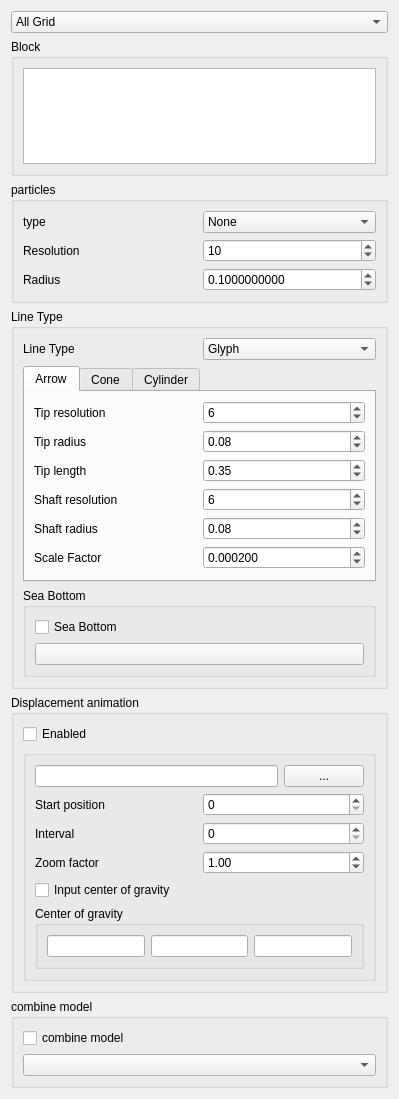
<?xml version="1.0" encoding="UTF-8"?>
<ui version="4.0">
 <class>DataSourcePropForm</class>
 <widget class="QWidget" name="DataSourcePropForm">
  <property name="geometry">
   <rect>
    <x>0</x>
    <y>0</y>
    <width>399</width>
    <height>1099</height>
   </rect>
  </property>
  <property name="windowTitle">
   <string>Data Source Property</string>
  </property>
  <layout class="QVBoxLayout" name="verticalLayout_10">
   <item>
    <widget class="QComboBox" name="grid_blocks_comboBox">
     <item>
      <property name="text">
       <string>All Grid</string>
      </property>
     </item>
     <item>
      <property name="text">
       <string>Blocks</string>
      </property>
     </item>
    </widget>
   </item>
   <item>
    <widget class="QGroupBox" name="block_groupBox">
     <property name="title">
      <string>Block</string>
     </property>
     <layout class="QVBoxLayout" name="verticalLayout_5">
      <property name="leftMargin">
       <number>9</number>
      </property>
      <property name="topMargin">
       <number>9</number>
      </property>
      <property name="rightMargin">
       <number>9</number>
      </property>
      <property name="bottomMargin">
       <number>9</number>
      </property>
      <item>
       <widget class="QListWidget" name="block_listWidget"/>
      </item>
     </layout>
    </widget>
   </item>
   <item>
    <widget class="QGroupBox" name="particles_groupBox">
     <property name="title">
      <string>particles</string>
     </property>
     <layout class="QGridLayout" name="gridLayout_4">
      <item row="0" column="0">
       <widget class="QLabel" name="label_17">
        <property name="text">
         <string>type</string>
        </property>
       </widget>
      </item>
      <item row="0" column="1">
       <widget class="QComboBox" name="particlesType_comboBox">
        <item>
         <property name="text">
          <string>None</string>
         </property>
        </item>
        <item>
         <property name="text">
          <string>Sphere</string>
         </property>
        </item>
       </widget>
      </item>
      <item row="1" column="0">
       <widget class="QLabel" name="resolution">
        <property name="text">
         <string>Resolution</string>
        </property>
       </widget>
      </item>
      <item row="1" column="1">
       <widget class="QSpinBox" name="particlesRes_spinBox">
        <property name="minimum">
         <number>3</number>
        </property>
        <property name="maximum">
         <number>20</number>
        </property>
        <property name="value">
         <number>10</number>
        </property>
       </widget>
      </item>
      <item row="2" column="0">
       <widget class="QLabel" name="label_10">
        <property name="text">
         <string>Radius</string>
        </property>
       </widget>
      </item>
      <item row="2" column="1">
       <widget class="QDoubleSpinBox" name="particlesRadius_doubleSpinBox">
        <property name="decimals">
         <number>10</number>
        </property>
        <property name="minimum">
         <double>0.000000000000000</double>
        </property>
        <property name="singleStep">
         <double>0.001000000000000</double>
        </property>
        <property name="value">
         <double>0.100000000000000</double>
        </property>
       </widget>
      </item>
     </layout>
    </widget>
   </item>
   <item>
    <widget class="QGroupBox" name="lineType_groupBox">
     <property name="title">
      <string>Line Type</string>
     </property>
     <layout class="QVBoxLayout" name="verticalLayout_7">
      <item>
       <layout class="QHBoxLayout" name="horizontalLayout">
        <item>
         <widget class="QLabel" name="label">
          <property name="text">
           <string>Line Type</string>
          </property>
         </widget>
        </item>
        <item>
         <widget class="QComboBox" name="lineType_comboBox">
          <item>
           <property name="text">
            <string>Glyph</string>
           </property>
          </item>
          <item>
           <property name="text">
            <string>Line</string>
           </property>
          </item>
         </widget>
        </item>
       </layout>
      </item>
      <item>
       <widget class="QTabWidget" name="lineType_tabWidget">
        <property name="currentIndex">
         <number>0</number>
        </property>
        <widget class="QWidget" name="tab">
         <attribute name="title">
          <string>Arrow</string>
         </attribute>
         <layout class="QVBoxLayout" name="verticalLayout">
          <item>
           <layout class="QGridLayout" name="gridLayout">
            <item row="0" column="0">
             <widget class="QLabel" name="label_2">
              <property name="text">
               <string>Tip resolution</string>
              </property>
             </widget>
            </item>
            <item row="0" column="1">
             <widget class="QSpinBox" name="tipRes_spinBox">
              <property name="minimum">
               <number>1</number>
              </property>
              <property name="maximum">
               <number>128</number>
              </property>
              <property name="value">
               <number>6</number>
              </property>
              <property name="displayIntegerBase">
               <number>10</number>
              </property>
             </widget>
            </item>
            <item row="1" column="0">
             <widget class="QLabel" name="label_3">
              <property name="text">
               <string>Tip radius</string>
              </property>
             </widget>
            </item>
            <item row="1" column="1">
             <widget class="QDoubleSpinBox" name="tipRad_doubleSpinBox">
              <property name="maximum">
               <double>1.000000000000000</double>
              </property>
              <property name="singleStep">
               <double>0.010000000000000</double>
              </property>
              <property name="value">
               <double>0.080000000000000</double>
              </property>
             </widget>
            </item>
            <item row="2" column="0">
             <widget class="QLabel" name="label_4">
              <property name="text">
               <string>Tip length</string>
              </property>
             </widget>
            </item>
            <item row="2" column="1">
             <widget class="QDoubleSpinBox" name="tipLen_doubleSpinBox">
              <property name="maximum">
               <double>1.000000000000000</double>
              </property>
              <property name="singleStep">
               <double>0.010000000000000</double>
              </property>
              <property name="value">
               <double>0.350000000000000</double>
              </property>
             </widget>
            </item>
            <item row="3" column="0">
             <widget class="QLabel" name="label_5">
              <property name="text">
               <string>Shaft resolution</string>
              </property>
             </widget>
            </item>
            <item row="3" column="1">
             <widget class="QSpinBox" name="shaftRes_spinBox">
              <property name="minimum">
               <number>1</number>
              </property>
              <property name="maximum">
               <number>128</number>
              </property>
              <property name="value">
               <number>6</number>
              </property>
             </widget>
            </item>
            <item row="4" column="0">
             <widget class="QLabel" name="label_6">
              <property name="text">
               <string>Shaft radius</string>
              </property>
             </widget>
            </item>
            <item row="4" column="1">
             <widget class="QDoubleSpinBox" name="shaftRad_doubleSpinBox">
              <property name="maximum">
               <double>1.000000000000000</double>
              </property>
              <property name="singleStep">
               <double>0.010000000000000</double>
              </property>
              <property name="value">
               <double>0.080000000000000</double>
              </property>
             </widget>
            </item>
            <item row="5" column="0">
             <widget class="QLabel" name="scaleFactor_label">
              <property name="text">
               <string>Scale Factor</string>
              </property>
             </widget>
            </item>
            <item row="5" column="1">
             <widget class="QDoubleSpinBox" name="scaleFactor_doubleSpinBox">
              <property name="decimals">
               <number>6</number>
              </property>
              <property name="maximum">
               <double>0.010000000000000</double>
              </property>
              <property name="singleStep">
               <double>0.000010000000000</double>
              </property>
              <property name="value">
               <double>0.000200000000000</double>
              </property>
             </widget>
            </item>
           </layout>
          </item>
          <item>
           <spacer name="verticalSpacer_4">
            <property name="orientation">
             <enum>Qt::Vertical</enum>
            </property>
            <property name="sizeHint" stdset="0">
             <size>
              <width>20</width>
              <height>0</height>
             </size>
            </property>
           </spacer>
          </item>
         </layout>
        </widget>
        <widget class="QWidget" name="tab_2">
         <attribute name="title">
          <string>Cone</string>
         </attribute>
         <layout class="QVBoxLayout" name="verticalLayout_3">
          <item>
           <layout class="QGridLayout" name="gridLayout_2">
            <item row="0" column="0">
             <widget class="QLabel" name="label_7">
              <property name="text">
               <string>Resolution</string>
              </property>
             </widget>
            </item>
            <item row="0" column="1">
             <layout class="QHBoxLayout" name="horizontalLayout_2">
              <item>
               <widget class="QSlider" name="Res_cone_horizontalSlider">
                <property name="minimum">
                 <number>1</number>
                </property>
                <property name="maximum">
                 <number>10</number>
                </property>
                <property name="value">
                 <number>6</number>
                </property>
                <property name="orientation">
                 <enum>Qt::Horizontal</enum>
                </property>
               </widget>
              </item>
              <item>
               <widget class="QLineEdit" name="Res_cone_lineEdit">
                <property name="text">
                 <string>6</string>
                </property>
                <property name="readOnly">
                 <bool>true</bool>
                </property>
               </widget>
              </item>
             </layout>
            </item>
            <item row="1" column="0">
             <widget class="QLabel" name="label_8">
              <property name="text">
               <string>Radius</string>
              </property>
             </widget>
            </item>
            <item row="1" column="1">
             <layout class="QHBoxLayout" name="horizontalLayout_3">
              <item>
               <widget class="QDoubleSpinBox" name="RadCone_doubleSpinBox">
                <property name="minimum">
                 <double>0.000000000000000</double>
                </property>
                <property name="maximum">
                 <double>10.000000000000000</double>
                </property>
                <property name="singleStep">
                 <double>0.010000000000000</double>
                </property>
                <property name="value">
                 <double>0.100000000000000</double>
                </property>
               </widget>
              </item>
              <item>
               <widget class="QLabel" name="label_9">
                <property name="text">
                 <string>Height</string>
                </property>
               </widget>
              </item>
              <item>
               <widget class="QDoubleSpinBox" name="ConeHei_doubleSpinBox">
                <property name="maximum">
                 <double>10.000000000000000</double>
                </property>
                <property name="singleStep">
                 <double>0.010000000000000</double>
                </property>
                <property name="value">
                 <double>0.600000000000000</double>
                </property>
               </widget>
              </item>
             </layout>
            </item>
            <item row="2" column="0">
             <widget class="QLabel" name="center_Cone_label">
              <property name="text">
               <string>Center</string>
              </property>
             </widget>
            </item>
            <item row="2" column="1">
             <layout class="QHBoxLayout" name="horizontalLayout_4">
              <item>
               <widget class="QLineEdit" name="centerX_Cone_lineEdit">
                <property name="text">
                 <string>0</string>
                </property>
               </widget>
              </item>
              <item>
               <widget class="QLineEdit" name="centerY_Cone_lineEdit">
                <property name="text">
                 <string>0</string>
                </property>
               </widget>
              </item>
              <item>
               <widget class="QLineEdit" name="centerZ_Cone_lineEdit">
                <property name="text">
                 <string>0</string>
                </property>
               </widget>
              </item>
             </layout>
            </item>
            <item row="3" column="0">
             <widget class="QLabel" name="direction_Cone_label">
              <property name="text">
               <string>Direction</string>
              </property>
             </widget>
            </item>
            <item row="3" column="1">
             <layout class="QHBoxLayout" name="horizontalLayout_5">
              <item>
               <widget class="QLineEdit" name="DirX_lineEdit">
                <property name="text">
                 <string>1</string>
                </property>
               </widget>
              </item>
              <item>
               <widget class="QLineEdit" name="DirY_lineEdit">
                <property name="text">
                 <string>0</string>
                </property>
               </widget>
              </item>
              <item>
               <widget class="QLineEdit" name="DirZ_lineEdit">
                <property name="text">
                 <string>0</string>
                </property>
               </widget>
              </item>
             </layout>
            </item>
           </layout>
          </item>
          <item>
           <spacer name="verticalSpacer_3">
            <property name="orientation">
             <enum>Qt::Vertical</enum>
            </property>
            <property name="sizeHint" stdset="0">
             <size>
              <width>20</width>
              <height>24</height>
             </size>
            </property>
           </spacer>
          </item>
         </layout>
        </widget>
        <widget class="QWidget" name="tab_3">
         <attribute name="title">
          <string>Cylinder</string>
         </attribute>
         <layout class="QVBoxLayout" name="verticalLayout_4">
          <item>
           <layout class="QGridLayout" name="gridLayout_3">
            <item row="0" column="0">
             <widget class="QLabel" name="label_15">
              <property name="text">
               <string>Tip resolution</string>
              </property>
             </widget>
            </item>
            <item row="0" column="1">
             <layout class="QHBoxLayout" name="horizontalLayout_6">
              <item>
               <widget class="QSlider" name="Res_Cylinder_horizontalSlider">
                <property name="minimum">
                 <number>1</number>
                </property>
                <property name="maximum">
                 <number>10</number>
                </property>
                <property name="singleStep">
                 <number>1</number>
                </property>
                <property name="value">
                 <number>6</number>
                </property>
                <property name="orientation">
                 <enum>Qt::Horizontal</enum>
                </property>
               </widget>
              </item>
              <item>
               <widget class="QLineEdit" name="Res_Cylinder_lineEdit">
                <property name="text">
                 <string>6</string>
                </property>
                <property name="readOnly">
                 <bool>true</bool>
                </property>
               </widget>
              </item>
             </layout>
            </item>
            <item row="1" column="0">
             <widget class="QLabel" name="label_14">
              <property name="text">
               <string>Radius</string>
              </property>
             </widget>
            </item>
            <item row="1" column="1">
             <layout class="QHBoxLayout" name="horizontalLayout_7">
              <item>
               <widget class="QDoubleSpinBox" name="RadCylinder_doubleSpinBox">
                <property name="maximum">
                 <double>10.000000000000000</double>
                </property>
                <property name="singleStep">
                 <double>0.010000000000000</double>
                </property>
                <property name="value">
                 <double>0.100000000000000</double>
                </property>
               </widget>
              </item>
              <item>
               <widget class="QLabel" name="label_12">
                <property name="text">
                 <string>Height</string>
                </property>
               </widget>
              </item>
              <item>
               <widget class="QDoubleSpinBox" name="HeiCylinder_doubleSpinBox">
                <property name="minimum">
                 <double>0.000000000000000</double>
                </property>
                <property name="maximum">
                 <double>10.000000000000000</double>
                </property>
                <property name="singleStep">
                 <double>0.010000000000000</double>
                </property>
                <property name="value">
                 <double>0.100000000000000</double>
                </property>
               </widget>
              </item>
             </layout>
            </item>
            <item row="2" column="0">
             <widget class="QLabel" name="center_Cylinder_label">
              <property name="text">
               <string>Center</string>
              </property>
             </widget>
            </item>
            <item row="2" column="1">
             <layout class="QHBoxLayout" name="horizontalLayout_8">
              <item>
               <widget class="QLineEdit" name="CenterX_Cylinder_lineEdit">
                <property name="text">
                 <string>0</string>
                </property>
               </widget>
              </item>
              <item>
               <widget class="QLineEdit" name="CenterY_Cylinder_lineEdit">
                <property name="text">
                 <string>0</string>
                </property>
               </widget>
              </item>
              <item>
               <widget class="QLineEdit" name="CenterZ_Cylinder_lineEdit">
                <property name="text">
                 <string>0</string>
                </property>
               </widget>
              </item>
             </layout>
            </item>
           </layout>
          </item>
          <item>
           <spacer name="verticalSpacer_2">
            <property name="orientation">
             <enum>Qt::Vertical</enum>
            </property>
            <property name="sizeHint" stdset="0">
             <size>
              <width>20</width>
              <height>52</height>
             </size>
            </property>
           </spacer>
          </item>
         </layout>
        </widget>
       </widget>
      </item>
      <item>
       <widget class="QGroupBox" name="seaBottom_groupBox">
        <property name="enabled">
         <bool>true</bool>
        </property>
        <property name="title">
         <string>Sea Bottom</string>
        </property>
        <layout class="QVBoxLayout" name="verticalLayout_2">
         <item>
          <widget class="QCheckBox" name="seaBottom_checkBox">
           <property name="text">
            <string>Sea Bottom</string>
           </property>
          </widget>
         </item>
         <item>
          <widget class="QPushButton" name="seaBotColor_pushButton">
           <property name="text">
            <string/>
           </property>
          </widget>
         </item>
        </layout>
       </widget>
      </item>
     </layout>
    </widget>
   </item>
   <item>
    <widget class="QGroupBox" name="displace_groupBox">
     <property name="title">
      <string>Displacement animation</string>
     </property>
     <layout class="QVBoxLayout" name="verticalLayout_9">
      <item>
       <widget class="QCheckBox" name="displace_checkBox">
        <property name="text">
         <string>Enabled</string>
        </property>
       </widget>
      </item>
      <item>
       <widget class="QGroupBox" name="disPara_groupBox">
        <property name="title">
         <string/>
        </property>
        <layout class="QVBoxLayout" name="verticalLayout_8">
         <item>
          <layout class="QHBoxLayout" name="horizontalLayout_9" stretch="8,2">
           <item>
            <widget class="QLineEdit" name="displace_lineEdit">
             <property name="readOnly">
              <bool>true</bool>
             </property>
            </widget>
           </item>
           <item>
            <widget class="QPushButton" name="displace_pushButton">
             <property name="text">
              <string>...</string>
             </property>
            </widget>
           </item>
          </layout>
         </item>
         <item>
          <layout class="QGridLayout" name="gridLayout_5">
           <item row="0" column="0">
            <widget class="QLabel" name="label_11">
             <property name="text">
              <string>Start position</string>
             </property>
            </widget>
           </item>
           <item row="0" column="1">
            <widget class="QSpinBox" name="pos_spinBox"/>
           </item>
           <item row="1" column="0">
            <widget class="QLabel" name="label_13">
             <property name="text">
              <string>Interval</string>
             </property>
            </widget>
           </item>
           <item row="1" column="1">
            <widget class="QSpinBox" name="interval_spinBox"/>
           </item>
           <item row="2" column="0">
            <widget class="QLabel" name="label_16">
             <property name="text">
              <string>Zoom factor</string>
             </property>
            </widget>
           </item>
           <item row="2" column="1">
            <widget class="QDoubleSpinBox" name="zoomFactor_doubleSpinBox">
             <property name="minimum">
              <double>0.010000000000000</double>
             </property>
             <property name="maximum">
              <double>100.000000000000000</double>
             </property>
             <property name="singleStep">
              <double>0.010000000000000</double>
             </property>
             <property name="value">
              <double>1.000000000000000</double>
             </property>
            </widget>
           </item>
          </layout>
         </item>
         <item>
          <widget class="QCheckBox" name="gravityCenter_checkBox">
           <property name="text">
            <string>Input center of gravity</string>
           </property>
          </widget>
         </item>
         <item>
          <widget class="QGroupBox" name="gravity_groupBox">
           <property name="title">
            <string>Center of gravity</string>
           </property>
           <layout class="QHBoxLayout" name="horizontalLayout_10">
            <item>
             <widget class="QLineEdit" name="gravityX_lineEdit"/>
            </item>
            <item>
             <widget class="QLineEdit" name="gravityY_lineEdit"/>
            </item>
            <item>
             <widget class="QLineEdit" name="gravityZ_lineEdit"/>
            </item>
           </layout>
          </widget>
         </item>
        </layout>
       </widget>
      </item>
     </layout>
    </widget>
   </item>
   <item>
    <widget class="QGroupBox" name="comModel_groupBox">
     <property name="title">
      <string>combine model</string>
     </property>
     <layout class="QVBoxLayout" name="verticalLayout_6">
      <item>
       <widget class="QCheckBox" name="comModel_checkBox">
        <property name="text">
         <string>combine model</string>
        </property>
       </widget>
      </item>
      <item>
       <widget class="QComboBox" name="comModel_comboBox"/>
      </item>
     </layout>
    </widget>
   </item>
   <item>
    <spacer name="verticalSpacer">
     <property name="orientation">
      <enum>Qt::Vertical</enum>
     </property>
     <property name="sizeHint" stdset="0">
      <size>
       <width>20</width>
       <height>0</height>
      </size>
     </property>
    </spacer>
   </item>
  </layout>
 </widget>
 <resources/>
 <connections/>
</ui>
